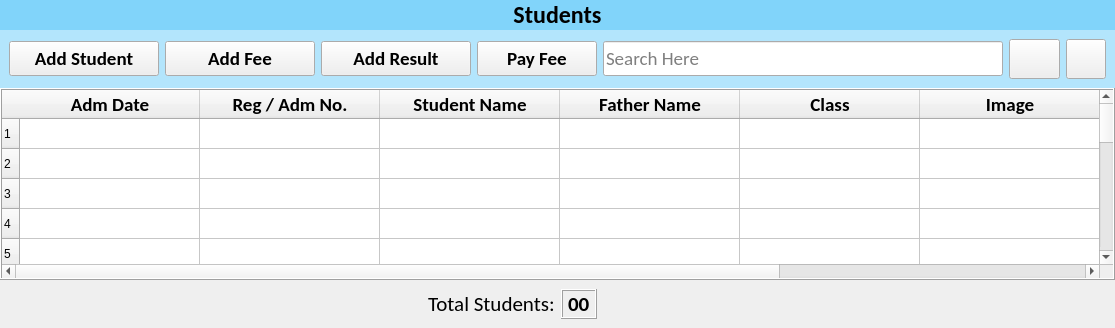
      <widget class="QWidget" name="students_page">
       <property name="styleSheet">
        <string notr="true">
#lbl_students {
	background-color: #81d4fa;
}

#student_upper_widget {
	background-color: #b3e5fc;
}</string>
       </property>
       <layout class="QVBoxLayout" name="verticalLayout_5">
        <property name="spacing">
         <number>0</number>
        </property>
        <property name="leftMargin">
         <number>0</number>
        </property>
        <property name="topMargin">
         <number>0</number>
        </property>
        <property name="rightMargin">
         <number>0</number>
        </property>
        <property name="bottomMargin">
         <number>0</number>
        </property>
        <item>
         <widget class="QLabel" name="lbl_students">
          <property name="font">
           <font>
            <family>Calibri</family>
            <pointsize>18</pointsize>
            <weight>75</weight>
            <bold>true</bold>
           </font>
          </property>
          <property name="text">
           <string>Students</string>
          </property>
          <property name="alignment">
           <set>Qt::AlignCenter</set>
          </property>
          <property name="margin">
           <number>10</number>
          </property>
         </widget>
        </item>
        <item>
         <widget class="QWidget" name="student_upper_widget" native="true">
          <layout class="QHBoxLayout" name="horizontalLayout_6">
           <item alignment="Qt::AlignLeft">
            <widget class="QPushButton" name="btn_add_student">
             <property name="minimumSize">
              <size>
               <width>150</width>
               <height>35</height>
              </size>
             </property>
             <property name="font">
              <font>
               <family>Calibri</family>
               <pointsize>14</pointsize>
               <weight>75</weight>
               <bold>true</bold>
              </font>
             </property>
             <property name="text">
              <string>Add Student</string>
             </property>
             <property name="icon">
              <iconset resource="../resources.qrc">
               <normaloff>:/icons/assets/icons/plus.png</normaloff>:/icons/assets/icons/plus.png</iconset>
             </property>
             <property name="iconSize">
              <size>
               <width>32</width>
               <height>32</height>
              </size>
             </property>
            </widget>
           </item>
           <item alignment="Qt::AlignLeft">
            <widget class="QPushButton" name="btn_add_fees">
             <property name="minimumSize">
              <size>
               <width>150</width>
               <height>35</height>
              </size>
             </property>
             <property name="font">
              <font>
               <family>Calibri</family>
               <pointsize>14</pointsize>
               <weight>75</weight>
               <bold>true</bold>
              </font>
             </property>
             <property name="text">
              <string>Add Fee</string>
             </property>
             <property name="icon">
              <iconset resource="../resources.qrc">
               <normaloff>:/icons/assets/icons/fee.png</normaloff>:/icons/assets/icons/fee.png</iconset>
             </property>
             <property name="iconSize">
              <size>
               <width>32</width>
               <height>32</height>
              </size>
             </property>
            </widget>
           </item>
           <item alignment="Qt::AlignLeft">
            <widget class="QPushButton" name="btn_add_result">
             <property name="minimumSize">
              <size>
               <width>150</width>
               <height>35</height>
              </size>
             </property>
             <property name="font">
              <font>
               <family>Calibri</family>
               <pointsize>14</pointsize>
               <weight>75</weight>
               <bold>true</bold>
              </font>
             </property>
             <property name="text">
              <string>Add Result</string>
             </property>
             <property name="icon">
              <iconset resource="../resources.qrc">
               <normaloff>:/icons/assets/icons/results.png</normaloff>:/icons/assets/icons/results.png</iconset>
             </property>
             <property name="iconSize">
              <size>
               <width>32</width>
               <height>32</height>
              </size>
             </property>
            </widget>
           </item>
           <item alignment="Qt::AlignLeft">
            <widget class="QPushButton" name="btn_pay_fee">
             <property name="minimumSize">
              <size>
               <width>120</width>
               <height>35</height>
              </size>
             </property>
             <property name="font">
              <font>
               <family>Calibri</family>
               <pointsize>14</pointsize>
               <weight>75</weight>
               <bold>true</bold>
              </font>
             </property>
             <property name="text">
              <string>Pay Fee</string>
             </property>
             <property name="icon">
              <iconset resource="../resources.qrc">
               <normaloff>:/icons/assets/icons/sales.png</normaloff>:/icons/assets/icons/sales.png</iconset>
             </property>
             <property name="iconSize">
              <size>
               <width>32</width>
               <height>32</height>
              </size>
             </property>
            </widget>
           </item>
           <item alignment="Qt::AlignLeft">
            <widget class="QLineEdit" name="txt_search">
             <property name="minimumSize">
              <size>
               <width>400</width>
               <height>35</height>
              </size>
             </property>
             <property name="font">
              <font>
               <family>Calibri</family>
               <pointsize>14</pointsize>
              </font>
             </property>
             <property name="placeholderText">
              <string>Search Here</string>
             </property>
            </widget>
           </item>
           <item alignment="Qt::AlignLeft">
            <widget class="QPushButton" name="btn_search">
             <property name="minimumSize">
              <size>
               <width>40</width>
               <height>40</height>
              </size>
             </property>
             <property name="font">
              <font>
               <family>Calibri</family>
               <pointsize>14</pointsize>
               <weight>75</weight>
               <bold>true</bold>
              </font>
             </property>
             <property name="text">
              <string/>
             </property>
             <property name="icon">
              <iconset resource="../resources.qrc">
               <normaloff>:/icons/assets/icons/search.png</normaloff>:/icons/assets/icons/search.png</iconset>
             </property>
             <property name="iconSize">
              <size>
               <width>32</width>
               <height>32</height>
              </size>
             </property>
            </widget>
           </item>
           <item alignment="Qt::AlignRight">
            <widget class="QPushButton" name="btn_refresh">
             <property name="minimumSize">
              <size>
               <width>40</width>
               <height>40</height>
              </size>
             </property>
             <property name="text">
              <string/>
             </property>
             <property name="icon">
              <iconset resource="../resources.qrc">
               <normaloff>:/icons/assets/icons/refresh.png</normaloff>:/icons/assets/icons/refresh.png</iconset>
             </property>
             <property name="iconSize">
              <size>
               <width>32</width>
               <height>32</height>
              </size>
             </property>
            </widget>
           </item>
          </layout>
         </widget>
        </item>
        <item>
         <widget class="QTableWidget" name="students_table">
          <property name="font">
           <font>
            <family>Calibri</family>
            <pointsize>14</pointsize>
           </font>
          </property>
          <property name="frameShape">
           <enum>QFrame::Box</enum>
          </property>
          <property name="frameShadow">
           <enum>QFrame::Raised</enum>
          </property>
          <property name="editTriggers">
           <set>QAbstractItemView::NoEditTriggers</set>
          </property>
          <property name="selectionMode">
           <enum>QAbstractItemView::SingleSelection</enum>
          </property>
          <property name="selectionBehavior">
           <enum>QAbstractItemView::SelectRows</enum>
          </property>
          <property name="rowCount">
           <number>15</number>
          </property>
          <attribute name="horizontalHeaderDefaultSectionSize">
           <number>180</number>
          </attribute>
          <row/>
          <row/>
          <row/>
          <row/>
          <row/>
          <row/>
          <row/>
          <row/>
          <row/>
          <row/>
          <row/>
          <row/>
          <row/>
          <row/>
          <row/>
          <column>
           <property name="text">
            <string>Adm Date</string>
           </property>
           <property name="font">
            <font>
             <family>Calibri</family>
             <pointsize>14</pointsize>
             <weight>75</weight>
             <bold>true</bold>
            </font>
           </property>
          </column>
          <column>
           <property name="text">
            <string>Reg / Adm No.</string>
           </property>
           <property name="font">
            <font>
             <family>Calibri</family>
             <pointsize>14</pointsize>
             <weight>75</weight>
             <bold>true</bold>
            </font>
           </property>
          </column>
          <column>
           <property name="text">
            <string>Student Name</string>
           </property>
           <property name="font">
            <font>
             <family>Calibri</family>
             <pointsize>14</pointsize>
             <weight>75</weight>
             <bold>true</bold>
            </font>
           </property>
          </column>
          <column>
           <property name="text">
            <string>Father Name</string>
           </property>
           <property name="font">
            <font>
             <family>Calibri</family>
             <pointsize>14</pointsize>
             <weight>75</weight>
             <bold>true</bold>
            </font>
           </property>
          </column>
          <column>
           <property name="text">
            <string>Class</string>
           </property>
           <property name="font">
            <font>
             <family>Calibri</family>
             <pointsize>14</pointsize>
             <weight>75</weight>
             <bold>true</bold>
            </font>
           </property>
          </column>
          <column>
           <property name="text">
            <string>Image</string>
           </property>
           <property name="font">
            <font>
             <family>Calibri</family>
             <pointsize>14</pointsize>
             <weight>75</weight>
             <bold>true</bold>
            </font>
           </property>
          </column>
          <column>
           <property name="text">
            <string>Remaining Fee</string>
           </property>
           <property name="font">
            <font>
             <family>Calibri</family>
             <pointsize>14</pointsize>
             <weight>75</weight>
             <bold>true</bold>
            </font>
           </property>
          </column>
         </widget>
        </item>
        <item>
         <widget class="QWidget" name="student_bottom_widget" native="true">
          <layout class="QHBoxLayout" name="horizontalLayout_5">
           <item alignment="Qt::AlignRight">
            <widget class="QLabel" name="label_4">
             <property name="font">
              <font>
               <family>Calibri</family>
               <pointsize>16</pointsize>
              </font>
             </property>
             <property name="text">
              <string>Total Students:</string>
             </property>
            </widget>
           </item>
           <item alignment="Qt::AlignLeft">
            <widget class="QLabel" name="label_5">
             <property name="font">
              <font>
               <family>Calibri</family>
               <pointsize>16</pointsize>
               <weight>75</weight>
               <bold>true</bold>
              </font>
             </property>
             <property name="frameShape">
              <enum>QFrame::Box</enum>
             </property>
             <property name="frameShadow">
              <enum>QFrame::Raised</enum>
             </property>
             <property name="text">
              <string>00</string>
             </property>
            </widget>
           </item>
          </layout>
         </widget>
        </item>
       </layout>
      </widget>
